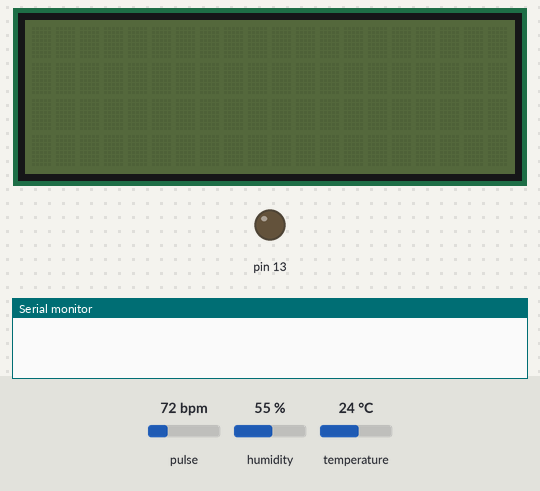
A sketch run on a simulated Arduino Uno, built for the host (arithmetic inside an expression is 32-bit, double 64-bit). On the bench: 20×4 character LCD, output pins drawn as LEDs (lit = HIGH), the last lines printed to the serial monitor. Dashed ring = blinking. Inputs (shaded band) come from the test bench; at power-on: pulse 72 bpm, humidity 55 %, temperature 24 °C. WiFi joins after 1.5 s; servers stay silent unless stated.

Above: at 0.0 s.
At 3.0 s:
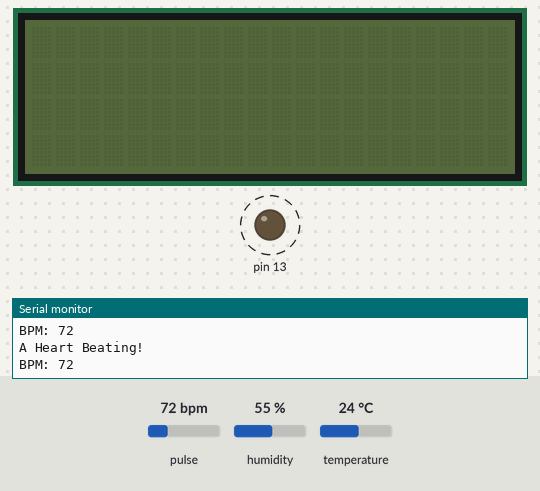
3.1 s: pulse set to 42 bpm
4.6 s: pulse set to 100 bpm
At 4.86 s:
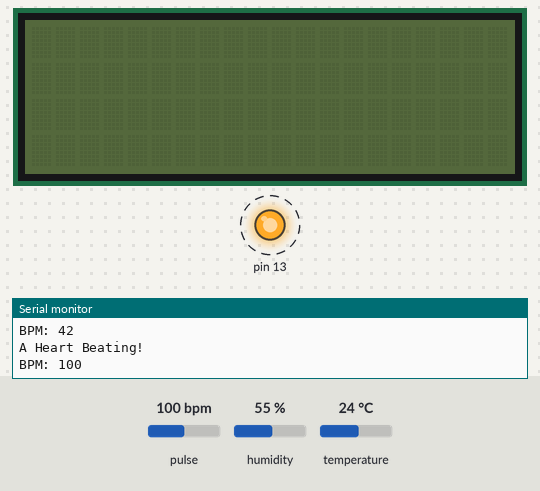
Timing chart, 0 to 12.1 s (numbered marks = the images above; inputs shaded):
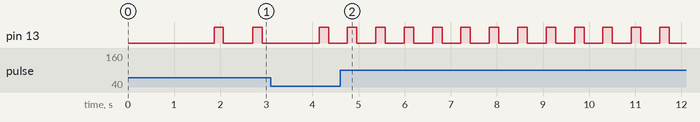

Measured:
- after the input at 4.6 s, pin 13: alternates HIGH for 0.21 s and LOW for 0.41 s, starting after 0.16 s

The sketch:

Heart_Rate_Monitoring.ino
```cpp
/*******************************************
*
*New Version of IOT - Version - for project .
*
********************************************/
#define USE_ARDUINO_INTERRUPTS true    // Set-up low-level interrupts for most acurate BPM math.
#include <PulseSensorPlayground.h>     // Includes the PulseSensorPlayground Library.
#include <Wire.h>
#include <LiquidCrystal_I2C.h>
#include <BlynkSimpleStream.h>
/***************************************************/
#include <DHT.h>
#define DHTPIN 2
#define DHTTYPE DHT11     // DHT 11
/***************************************************/
DHT dht(DHTPIN, DHTTYPE);
/**************************************************/
#define BLYNK_TEMPLATE_ID "TMPL-Rbmpbc8"
#define BLYNK_TEMPLATE_NAME "shehab"
#define BLYNK_AUTH_TOKEN "VWXmpgv6UKZTMGCdsdkgTM3XFWpe_hzg"
/**************************************************/
//  Variables
const int PulseWire = A0;       // PulseSensor PURPLE WIRE connected to ANALOG PIN 0
const int LED13 = 13;          // The on-board Arduino LED, close to PIN 13.
int Threshold = 550;           // Determine which Signal to "count as a beat" and which to ignore.
PulseSensorPlayground pulseSensor;  // Creates an instance of the PulseSensorPlayground object called "pulseSensor"
LiquidCrystal_I2C lcd(0x20,20,4);
/**************************************************************************/
BlynkTimer timer;
void myTimer()
{
  // Configure the PulseSensor object, by assigning our variables to it.
  pulseSensor.analogInput(PulseWire);
  pulseSensor.blinkOnPulse(LED13);       //auto-magically blink Arduino's LED with heartbeat.
  pulseSensor.setThreshold(Threshold);
 //int myBPM = pulseSensor.getBeatsPerMinute();  // Calls function on our pulseSensor object that returns BPM as an "int".
 int myBPM = pulseSensor.getBeatsPerMinute();
   Blynk.virtualWrite(V0,myBPM);
 /****************************************************/
   float t = dht.readTemperature(); // or dht.readTemperature(true) for Fahrenheit
   if ( isnan(t)) {
   Serial.println("Failed to read from DHT sensor!");
    return;
  }
    Blynk.virtualWrite(V1, t);
    /**************************************************/
}
/**************************************************************************/

void setup() {
  Serial.begin(9600);          // For Serial Monitor
  // Configure the PulseSensor object, by assigning our variables to it.
  pulseSensor.analogInput(PulseWire);
  pulseSensor.blinkOnPulse(LED13);       //auto-magically blink Arduino's LED with heartbeat.
  pulseSensor.setThreshold(Threshold);
  lcd.init();
  // Double-check the "pulseSensor" object was created and "began" seeing a signal.
   if (pulseSensor.begin())
   {
    Serial.println("DONE");  //This prints one time at Arduino power-up,  or on Arduino reset.
  }
    Blynk.begin(Serial, BLYNK_AUTH_TOKEN);
   timer.setInterval(2000L, myTimer);
     /***************************/
  dht.begin();
  /*****************************/
}
void loop() {
 int myBPM = pulseSensor.getBeatsPerMinute();  // Calls function on our pulseSensor object that returns BPM as an "int".
if (pulseSensor.sawStartOfBeat()) {            // Constantly test to see if "a beat happened".
 Serial.println("A Heart Beating!");
 Serial.print("BPM: ");                        // Print phrase "BPM: "
 Serial.println(myBPM);                        // Print the value inside of myBPM.
}
  delay(20);                    // considered best practice in a simple sketch.
 Blynk.run();
  timer.run();
}
```
